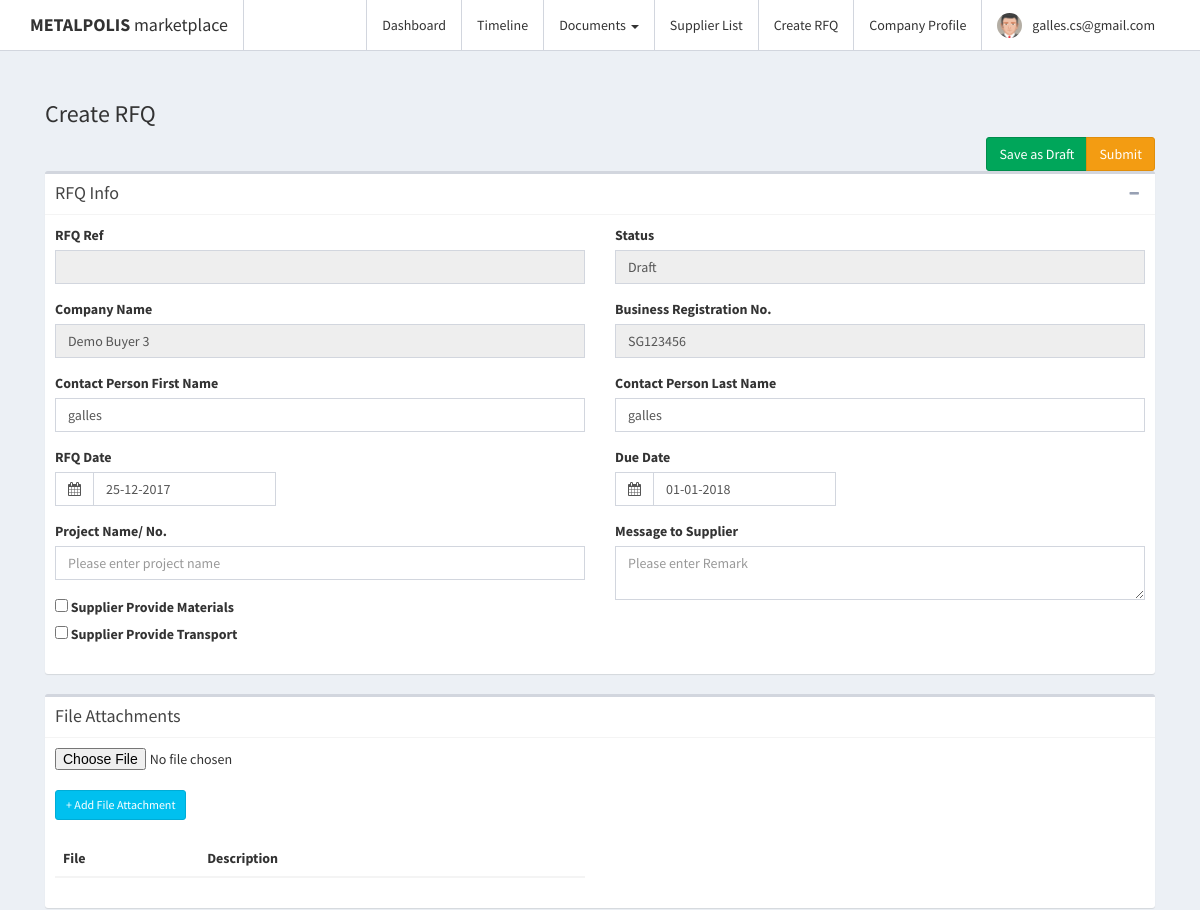
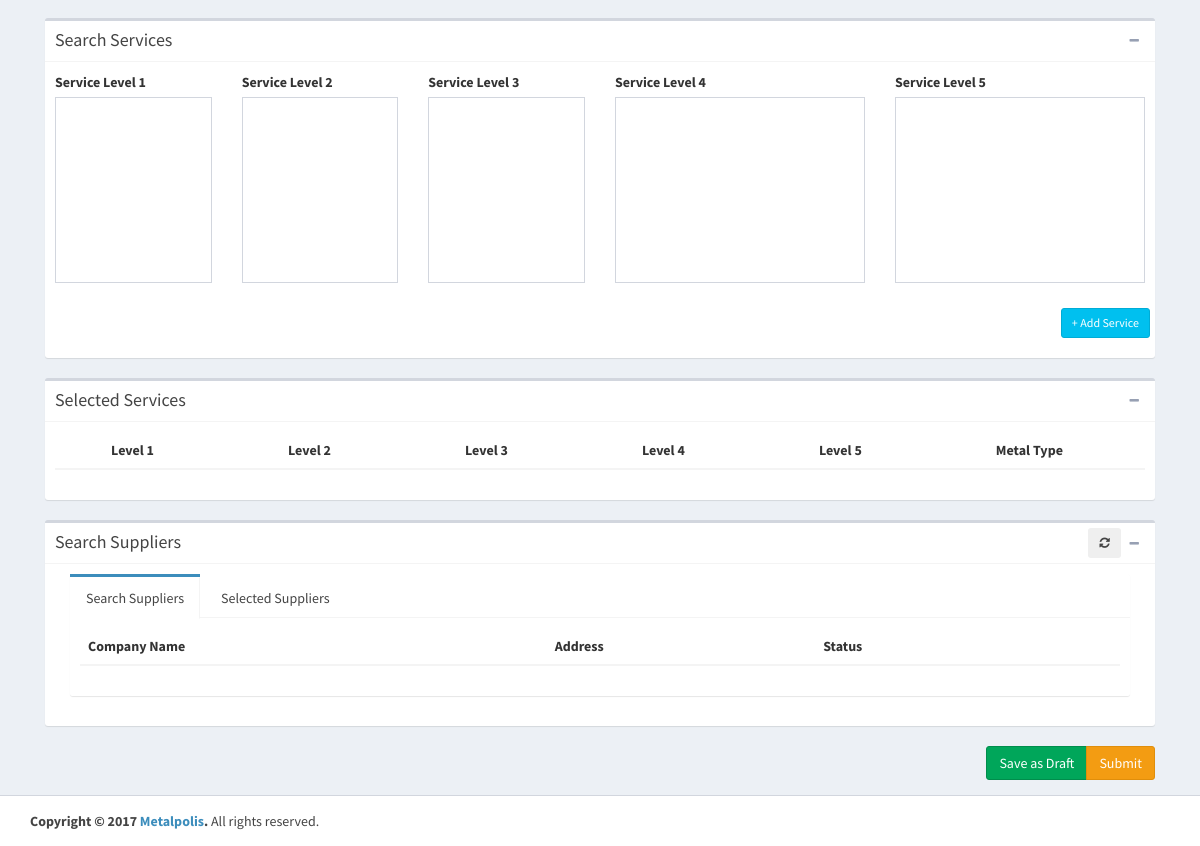
Page /market/index.php?rdp=create_rfq (signed in) on the committed database (2 pictures, top to bottom).
### tables this page shows
CREATE TABLE `m_user` (
  `Id` int(11) NOT NULL,
  `EmailAddress` varchar(55) NOT NULL,
  `Password` varchar(45) NOT NULL,
  `UserName` varchar(45) NOT NULL,
  `C_UserType` int(11) NOT NULL,
  `CreatedDate` datetime NOT NULL,
  `CreatedBy` varchar(45) NOT NULL,
  `ModifiedBy` varchar(45) NOT NULL,
  `ModifiedDate` datetime NOT NULL,
  `Status` int(11) NOT NULL COMMENT 'Unverified\nActive\nDisabled',
  `RfqCount` int(11) DEFAULT '0',
  `QuoteCount` varchar(45) DEFAULT '0',
  `Version` timestamp NULL DEFAULT NULL,
  `Title` varchar(500) DEFAULT NULL,
  `ContactNumbers` varchar(45) DEFAULT NULL,
  `M_Company_Id` int(11) NOT NULL,
  `Confirmed` int(11) NOT NULL DEFAULT '0',
  `Company_Admin` int(11) NOT NULL DEFAULT '0'
);

CREATE TABLE `m_company` (
  `Id` int(11) NOT NULL,
  `Name` varchar(45) DEFAULT NULL,
  `Address` varchar(45) DEFAULT NULL,
  `Domain` varchar(45) DEFAULT NULL,
  `Reg_No` varchar(45) DEFAULT NULL,
  `Code` varchar(45) DEFAULT NULL
);

### www/market/buyer/create_rfq.php (the view, shortened to what this page needs)
 <?php
    if(isset($_SESSION['userid'])){
		$userid = $_SESSION['userid'];
	}else{
		echo "no userid";
	}
   $sql = "SELECT t1.username, t1.EmailAddress, t3.Name, t3.Reg_No FROM `m_user` t1 INNER JOIN `m_company` t3 ON t3.id = t1.M_Company_Id  where t1.id = ".$userid;
   $result = $conn->query($sql);
	if (isset($result)){
		if ($result->num_rows > 0) {
			while($row = $result->fetch_assoc()) {
				$username = $row["username"];
				$company_name = $row["Name"];
				$reg_no = $row["Reg_No"];
			}
		}
	}
	$rfq_ref = "";
	$status = "Draft";
?>
 <div class="row">
        <div class="col-sm-12">
            <h3>
                Create RFQ
            </h3>
        </div>
    </div>
 <form action="#" method="post" id="create_rfq" >
 <div class="row">
        <div class="col-sm-12">
            <div class="btn-group pull-right">
                <button type="button" class="btn btn-success" id="btnsave_rfq_top" >Save as Draft</button>
                <button type="button" id="btnsubmit_rfq_top" class="btn btn-warning">Submit</button>
            </div>
        </div>
    </div>
    <div class="box box-default">
        <div class="box-header with-border">
            <h3 class="box-title">RFQ Info</h3>
            <div class="box-tools pull-right">
                <button type="button" class="btn btn-box-tool" data-widget="collapse"><i class="fa fa-minus"></i>
                </button>
            </div>
        </div>
        <div class="box-body">
            <div class="row">
                <div class="col-sm-6">
                    <div class="form-group">
                        <label>RFQ Ref</label>
                        <input name="rfq_ref" type="text" readonly class="form-control" value="<?php echo $rfq_ref; ?>" >
                    </div>
                    <div class="form-group">
                        <label>Company Name</label>
                        <input name="company_name" type="text" readonly class="form-control"
                               value="<?php echo $company_name; ?>">
                    </div>
                    <div class="form-group">
                        <label>Contact Person First Name</label>
                        <input name="first_name" type="text" class="form-control" value="<?php echo $username; ?>" placeholder="First Name">
                    </div>
                    <div class="form-group">
                        <label>RFQ Date</label>
						<div class="input-group date col-sm-5">
						  <div class="input-group-addon">
							<i class="fa fa-calendar"></i>
						  </div>
						  <input type="text" name="rfq_date" class="form-control pull-right" id="rfq_datepicker" value="<?php echo date("d-m-Y");?>" required>
						</div>
                    </div>
                    <div class="form-group">
                        <label>Project Name/ No.</label>
                        <input name="subject" type="text" class="form-control" placeholder="Please enter project name">
                    </div>
					<div class="form-group">
                        <input type="checkbox" name="chk_material" > <label>Supplier Provide Materials </label><br>
						<input type="checkbox" name="chk_transport"> <label>Supplier Provide Transport </label>
                    </div>
                </div>
                <div class="col-sm-6">
                    <div class="form-group">
                        <label>Status</label>
                        <input name="status" type="text" readonly class="form-control"
                               value="<?php echo $status; ?>">
                    </div>
                    <div class="form-group">
                        <label>Business Registration No.</label>
                        <input name="reg_no" type="text" readonly class="form-control"
                               value="<?php echo $reg_no; ?>">
                    </div>
                    <div class="form-group">
                        <label>Contact Person Last Name</label>
                        <input name="last_name" type="text"  class="form-control" value="<?php echo $username; ?>" placeholder="Last Name">
                    </div>
                    <div class="form-group">
                        <label>Due Date</label>
						<div class="input-group date col-sm-5">
						  <div class="input-group-addon">
							<i class="fa fa-calendar"></i>
						  </div>
						  <input type="text" name="due_date" class="form-control pull-right" id="due_datepicker" value="<?php echo date("d-m-Y", strtotime("+7 days",time()));?>">
						</div>
                    </div>
					<div class="form-group">
                        <label>Message to Supplier</label>
                        <textarea name="remark"  class="form-control" placeholder="Please enter Remark"></textarea>
                    </div>
                </div>
            </div>
        </div>
    </div>
    <div class="box box-default">
         <div class="box-header with-border">
             <h3 class="box-title">File Attachments</h3>
         </div>
         <div class="box-body">
             <div class="row">
                 <div class="col-sm-6">
           <input id="rfq_upload" type="file" name="rfq_upload" />
           <br>
                     <button type="button" id="addfilelist" class="btn btn-sm btn-info" value="+ Attach file">
                         + Add File Attachment
                     </button>
                 </div>
             </div>
       <br>
       <div class="row">
                 <div class="col-sm-6">
           <table class="table table-hover" id="fileList">
           <thead>
             <tr>
               <th>File</th>
               <th>Description</th>
               <th></th>
             </tr>
           </thead>
           </table>
       </div>
             </div>
         </div>
     </div>
    <div class="box box-default">
        <div class="box-header with-border">
            <h3 class="box-title">Search Services</h3>
            <div class="box-tools pull-right">
                <button type="button" class="btn btn-box-tool" data-widget="collapse"><i class="fa fa-minus"></i>
                </button>
            </div>
        </div>
        <div class="box-body">
            <div class="row">
                <div class="col-sm-2">
                    <div class="form-group">
                        <label>Service Level 1</label>
                        <select id="servicecategory1" class="form-control" size="10" style="word-wrap:break-word;width:100%;height:186px;">
                        </select>
                    </div>
                </div>
                <div class="col-sm-2">
                    <div class="form-group">
                        <label>Service Level 2</label>
                         <select id="servicecategory2" class="form-control" size="10" style="word-wrap:break-word;width:100%;height:186px;">
                        </select>
                    </div>
                </div>
                <div class="col-sm-2">
                    <div class="form-group">
                        <label>Service Level 3</label>
                        <select id="servicecategory3" class="form-control" size="10" style="word-wrap:break-word;width:100%;height:186px;">
                        </select>
                    </div>
                </div>
				<div class="col-sm-3">
                    <div class="form-group">
                        <label>Service Level 4</label>
                        <select id="servicecategory4" class="form-control" size="10" style="word-wrap:break-word;width:100%;height:186px;">
                        </select>
                    </div>
                </div>
				<div class="col-sm-3">
                    <div class="form-group">
                        <label>Service Level 5</label>
                        <select id="services" class="form-control" size="10" style="word-wrap:break-word;width:100%;height:186px;">
                        </select>
                    </div>
                </div>
            </div>
			<div class="row">
			 <div class="box-body">
					 <button type="button" id="add_service" class="btn btn-sm btn-info pull-right" value="  + Add Service">
                          + Add Service
                    </button>
                </div>
			</div>
        </div>
    </div>
    <div class="box box-default">
        <div class="box-header with-border">
            <h3 class="box-title">Selected Services</h3>
            <div class="box-tools pull-right">
                <button type="button" class="btn btn-box-tool" data-widget="collapse"><i class="fa fa-minus"></i>
                </button>
            </div>
        </div>
        <div class="box-body">
            <div class="row">
                <div class="col-sm-12">
                    <table class="table table-hover" id="servicelist">
					<thead>
                        <tr>
                            <th><input type="hidden"></th>
                            <th>Level 1</th>
                            <th>Level 2</th>
                            <th>Level 3</th>
							<th>Level 4</th>
                            <th>Level 5</th>
                            <th width="10%">Metal Type</th>
                          	<th></th>
                        </tr>
						</thead>
                    </table>
                </div>
            </div>
        </div>
    </div>
    <div class="box box-default">
        <div class="box-header with-border">
            <h3 class="box-title">Search Suppliers</h3>
            <div class="box-tools pull-right">
				<button type="button" id="btn_search_suppliers" class="btn btn-sm btn-search" value="Search Suppliers">
							<i class="fa fa-refresh"></i>
				</button>
                <button type="button" class="btn btn-box-tool" data-widget="collapse"><i class="fa fa-minus"></i>
                </button>
            </div>
        </div>
        <div class="box-body">
		<div class="col-md-12">
          <div class="nav-tabs-custom">
            <ul class="nav nav-tabs">
              <li class="active"><a href="#tab_searchsuppliers" data-toggle="tab" aria-expanded="false">Search Suppliers</a></li>
              <li class=""><a href="#tab_selectedsuppliers" data-toggle="tab" aria-expanded="true">Selected Suppliers</a></li>
            </ul>
            <div class="tab-content">
              <div class="tab-pane active" id="tab_searchsuppliers">
                <table class="table table-hover" id="search_suppliers">
				<thead>
				<tr>
                    <th>Company Name</th>
                    <th>Address</th>
                    <th>Status</th>
                    <th>&nbsp;</th>
                </tr>
				</thead>
            </table>
              </div>
            </div>
          </div>
        </div>
        </div>
    </div>
    <div class="row">
        <div class="col-sm-12">
            <div class="btn-group pull-right">
                <button type="button" class="btn btn-success" id="btnsave_rfq_bot" >Save as Draft</button>
                <button type="button" id="btnsubmit_rfq_bot" class="btn btn-warning">Submit</button>
            </div>
        </div>
    </div>
</form>

### www/market/style.css (style rules this page uses)
ul { list-style: none; }

### rows in the picture
m_user: company_name "Demo Buyer 3", first_name "galles", reg_no "SG123456", last_name "galles"

### other values in the picture
$_SESSION['user'] "galles.cs@gmail.com"
